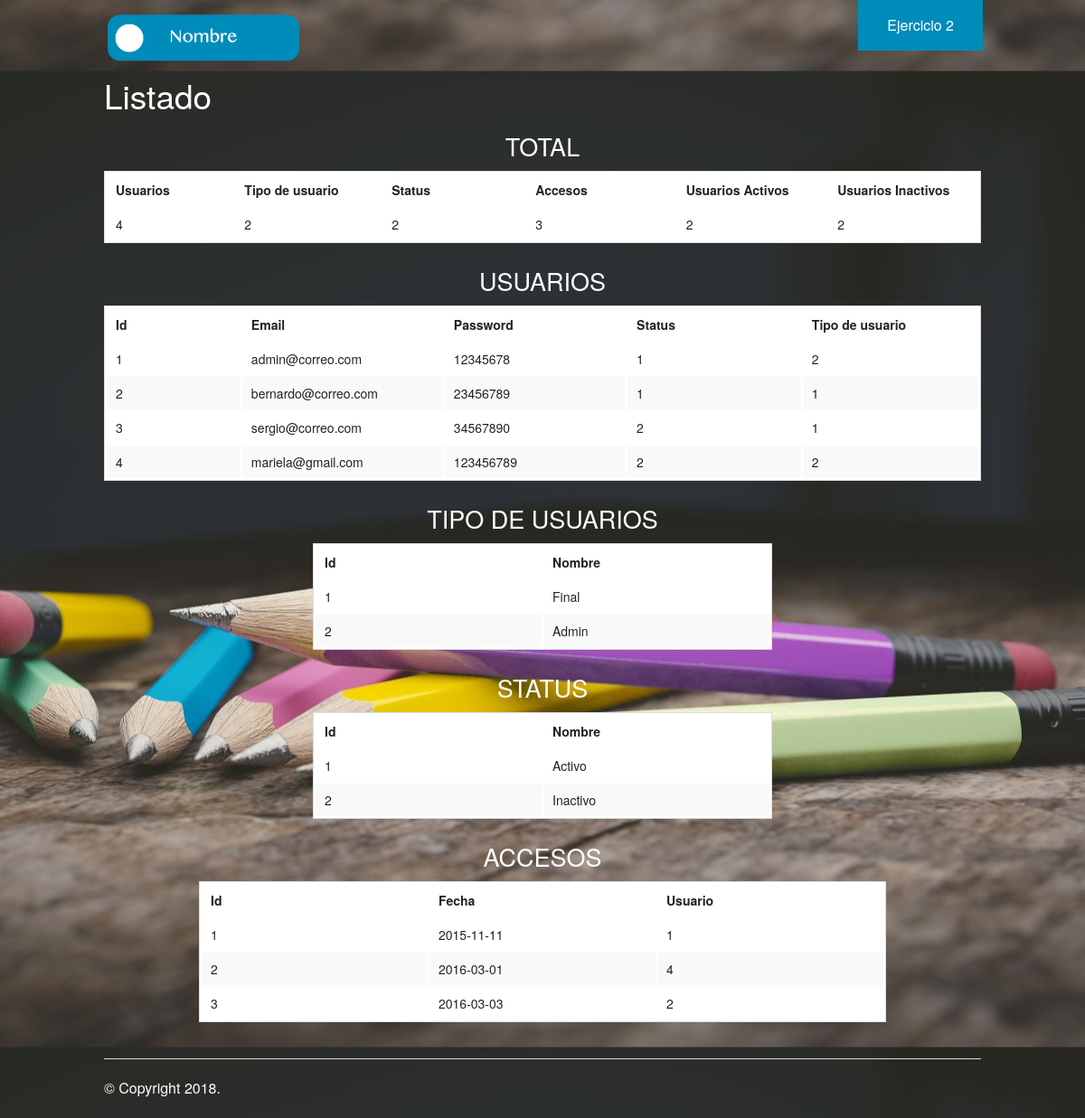
Screenshot of /Practica6/index.php with the database file from the repository.
### tables this page shows
CREATE TABLE `user` (
  `id` int(11) NOT NULL,
  `email` varchar(45) DEFAULT NULL,
  `password` varchar(45) DEFAULT NULL,
  `status_id` int(11) NOT NULL,
  `user_type_id` int(11) NOT NULL
);

CREATE TABLE `user_type` (
  `id` int(11) NOT NULL,
  `name` varchar(45) DEFAULT NULL
);

CREATE TABLE `status` (
  `id` int(11) NOT NULL,
  `name` varchar(45) DEFAULT NULL
);

### Practica6/Ejercicio1/consultas.php (called while the page is built, shortened)
<?php
require_once('conexion.php');
$sql='SELECT COUNT(*) as total_users FROM user';
$statement=$pdo->prepare($sql);
$statement->execute();
$results=$statement->fetchAll();
$total_users=$results[0]['total_users'];
$sql='SELECT COUNT(*) as total_user_type FROM user_type';
$statement=$pdo->prepare($sql);
$statement->execute();
$results=$statement->fetchAll();
$total_user_type=$results[0]['total_user_type'];
$sql='SELECT COUNT(*) as total_status FROM status';
$statement=$pdo->prepare($sql);
$statement->execute();
$results=$statement->fetchAll();
$total_status=$results[0]['total_status'];
$sql='SELECT COUNT(*) as total_user_log FROM user_log';
$statement=$pdo->prepare($sql);
$statement->execute();
$results=$statement->fetchAll();
$total_user_log=$results[0]['total_user_log'];
$sql='SELECT COUNT(*) as total_activo FROM user WHERE status_id= 1';
$statement=$pdo->prepare($sql);
$statement->execute();
$results=$statement->fetchAll();
$total_activo=$results[0]['total_activo'];
$sql='SELECT COUNT(*) as total_inactivo FROM user WHERE status_id=2';
$statement=$pdo->prepare($sql);
$statement->execute();
$results=$statement->fetchAll();
$total_inactivo=$results[0]['total_inactivo'];
$sql='SELECT *  FROM user';
$statement=$pdo->prepare($sql);
$statement->execute();
$results=$statement->fetchAll();
$user=$results;
$sql='SELECT *  FROM user_type';
$statement=$pdo->prepare($sql);
$statement->execute();
$results=$statement->fetchAll();
$user_type=$results;
$sql='SELECT *  FROM status';
$statement=$pdo->prepare($sql);
$statement->execute();
$results=$statement->fetchAll();
$status=$results;
$sql='SELECT *  FROM user_log';
$statement=$pdo->prepare($sql);
$statement->execute();
$results=$statement->fetchAll();
$user_log=$results;
?>

### Practica6/index.php (the view, shortened to what this page needs)
<!doctype html>
<html class="no-js" lang="en">
  <head>
    <link rel="stylesheet" href="./css/foundation.css" />
  </head>
  <body  style="background: 50% 50% ; background-image: url(img/Fondo.jpg); ">
    <?php require_once('header.php'); ?>
    <div class="row">
      <div class="large-12 columns">
        <h2 style=" color: #FFF">Listado</h2>
        <div class="section-container tabs" data-section>
          <section class="section">
            <div class="content" data-slug="panel1">
              <table>
                <thead>
                  <caption><h3  style="color: #FFF">TOTAL</h3></caption>
                  <tr>
                    <th width="200">Usuarios</th>
                    <th width="250">Tipo de usuario</th>
                    <th width="250">Status</th>
                    <th width="250">Accesos</th>
                    <th width="250">Usuarios Activos</th>
                    <th width="250">Usuarios Inactivos</th>
                  </tr>
                </thead>
                <tbody>
                  <?php
                    require_once('./Ejercicio1/consultas.php');
                   if($total_users){ ?>
                  <tr>
                    <td><?php  echo $total_users ?></td>
                    <td><?php  echo $total_user_type ?></td>
                    <td><?php  echo $total_status ?></td>
                    <td><?php  echo $total_user_log ?></td>
                    <td><?php  echo $total_activo ?></td>
                    <td><?php  echo $total_inactivo ?></td>
                  </tr>
              <?php }else{ ?>
                <tr>
                  <td>No hay registros</td>
                </tr>
              <?php }  ?>
              </tbody>
              </table>
               <table>
                <thead>
                  <caption><h3  style="color: #FFF">USUARIOS</h3></caption>
                  <tr>
                    <th width="200">Id</th>
                    <th width="250">Email</th>
                    <th width="250">Password</th>
                    <th width="250">Status</th>
                    <th width="250">Tipo de usuario</th>
                  </tr>
                </thead>
                <tbody>
                  <?php if($total_users){
                     for($i=0;$i<$total_users;$i++){ ?>
                  <tr>
                    <td><?php echo $user[$i]['id'] ?></td>
                    <td><?php echo $user[$i]['email'] ?></td>
                    <td><?php echo $user[$i]['password'] ?></td>
                    <td><?php echo $user[$i]['status_id'] ?></td>
                    <td><?php echo $user[$i]['user_type_id'] ?></td>
                  </tr>
                  <?php } ?>
              <?php }else{ ?>
                <tr>
                  <td>No hay registros</td>
                </tr>
              <?php }  ?>
              </tbody>
              </table>
               <CENTER><table>
                <thead>
                  <caption><h3  style="color: #FFF">TIPO DE USUARIOS</h3></caption>
                  <tr>
                    <th width="250">Id</th>
                    <th width="250">Nombre</th>
                  </tr>
                </thead>
                <tbody>
                  <?php if($total_user_type){
                     for($i=0;$i<$total_user_type;$i++){ ?>
                  <tr>
                    <td><?php echo $user_type[$i]['id'] ?></td>
                    <td><?php echo $user_type[$i]['name'] ?></td>
                  </tr>
                  <?php } ?>
              <?php }else{ ?>
                <tr>
                  <td>No hay registros</td>
                </tr>
              <?php }  ?>
              </tbody>
              </table></CENTER>
              <CENTER> <table>
                <thead>
                  <caption><h3  style="color: #FFF">STATUS</h3></caption>
                  <tr>
                    <th width="250">Id</th>
                    <th width="250">Nombre</th>
                  </tr>
                </thead>
                <tbody>
                  <?php if($total_status){
                     for($i=0;$i<$total_status;$i++){ ?>
                  <tr>
                    <td><?php echo $status[$i]['id'] ?></td>
                    <td><?php echo $status[$i]['name'] ?></td>
                  </tr>
                  <?php } ?>
              <?php }else{ ?>
                <tr>
                  <td>No hay registros</td>
                </tr>
              <?php }  ?>
              </tbody>
              </table></CENTER>
               <center><table>
                <thead>
                  <caption><h3  style="color: #FFF">ACCESOS</h3></caption>
                  <tr>
                    <th width="250">Id</th>
                    <th width="250">Fecha</th>
                    <th width="250">Usuario</th>
                  </tr>
                </thead>
                <tbody>
                  <?php if($total_user_log){
                     for($i=0;$i<$total_user_log;$i++){ ?>
                  <tr>
                    <td><?php echo $user_log[$i]['id'] ?></td>
                    <td><?php echo $user_log[$i]['date_logged_in'] ?></td>
                    <td><?php echo $user_log[$i]['user_id'] ?></td>
                  </tr>
                  <?php } ?>
              <?php }else{ ?>
                <tr>
                  <td>No hay registros</td>
                </tr>
              <?php }  ?>
              </tbody>
              </table></center>
            </div>
          </section>
        </div>
      </div>
    </div>
    <?php require_once('footer.php'); ?>

### Practica6/header.php (shortened to what this page needs)
<!doctype html>
<html class="no-js" lang="en">
  <head>
    <link rel="stylesheet" href="./css/foundation.css" />
  </head>
  <body>
<div class="row">
      <div class="large-3 columns">
        <h1><img src="./img/logo.png"/></h1>
      </div>
      <div class="large-9 columns">
        <ul class="right button-group">
          <li><a href="./Ejercicio2/index.php" class="button">Ejercicio 2</a></li>
        </ul>
      </div>
    </div>

### Practica6/footer.php (shortened to what this page needs)
<footer class="row">
      <div class="large-12 columns">
        <hr/>
        <div class="row">
          <div class="large-6 columns">
            <p style=" color: #FFF ">&copy; Copyright <?php echo date('Y'); ?>.</p>
          </div>
          <div class="large-6 columns">
          </div>
        </div>
      </div>
    </footer>
  </body>
</html>

### rows the page displays
user: id "1", email "admin@correo.com", password "12345678", status "1", user_type "2"
user: id "2", email "bernardo@correo.com", password "23456789", status "1", user_type "1"
user: id "3", email "sergio@correo.com", password "34567890", status "2", user_type "1"
user: id "4", email "mariela@gmail.com", password "123456789", status "2", user_type "2"
user_type: id "1", name "Final"
user_type: id "2", name "Admin"
status: id "1", name "Activo"
status: id "2", name "Inactivo"

### other values shown
$total_users "4"
$total_user_type "2"
$total_status "2"
$total_user_log "3"
$total_activo "2"
$total_inactivo "2"
$user_log[$i]['id'] "1"
$user_log[$i]['date_logged_in'] "2015-11-11"
$user_log[$i]['user_id'] "1"
$user_log[$i]['id'] "2"
$user_log[$i]['date_logged_in'] "2016-03-01"
$user_log[$i]['user_id'] "4"
$user_log[$i]['id'] "3"
$user_log[$i]['date_logged_in'] "2016-03-03"
$user_log[$i]['user_id'] "2"
